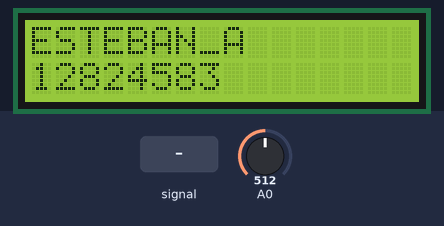
Recording of a sketch running on a simulated Arduino Uno, built with avr-gcc and run on an emulated ATmega328P. Shown: 16×2 character LCD. The test bench sets the inputs (shaded band); at power-on: A0 = 512.

Above: at 0.5 s.
1.3 s: A0 set to 0
At 2.1 s:
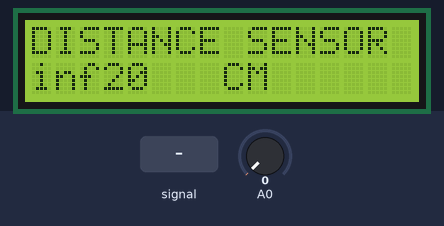
4.3 s: A0 set to 792
7.3 s: A0 set to 818
At 8.6 s:
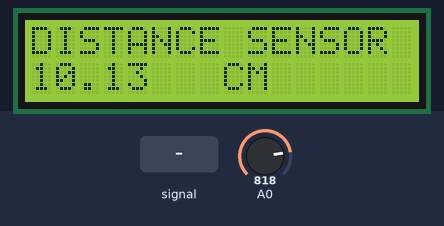
9.2 s: A0 set to 790
At 12.0 s:
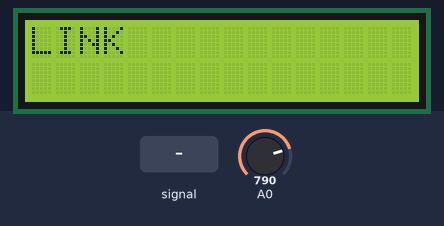
12.2 s: A0 fed a 200 Hz sine of ±81 counts around its level
At 13.46 s:
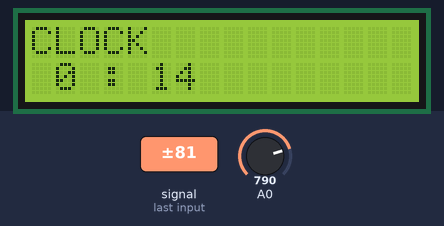
15.0 s: A0 set to 716
At 18.8 s:
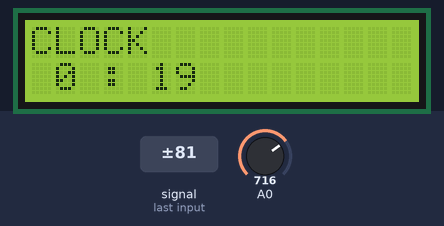
Timing chart, 0 to 19.0 s (numbered marks = the images above; inputs shaded):
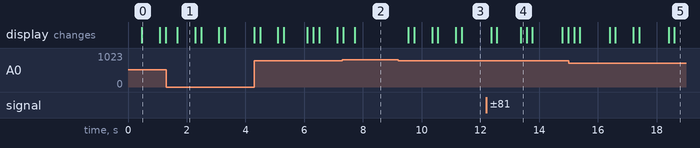

Measured:
- the behaviour switches between 799 and 800 on A0 (found by bisection; images 1 and 2)
- after the input at 1.3 s, the display: changes after 0.38 s (image 1)
- after the input at 9.2 s, the display: first changes after 0.35 s (image 3 shows a later state)
- what the display in image 0 shows lasts 0.6 s, from 0.5 s to 1.1 s

The sketch:

assigment_v10.ino
```cpp
#include <LiquidCrystal.h>
LiquidCrystal lcd(8, 9, 4, 5, 6, 7);

#define btnRIGHT  0
#define btnUP     1
#define btnDOWN   2
#define btnLEFT   3
#define btnSELECT 4
#define btnNONE   5
#define IR 1
 double sensor, inches, cm ;

int LCD_mode = 0;
int lcd_key=0;
int adc_key_in  = 0;
long lastDebounceTime = 0;  // the last time the output pin was toggled
long debounceDelay = 0.1;    // the debounce time
volatile unsigned int  seconds;
volatile unsigned int minutes;


void setup() {
  // put your setup code here, to run once:
 lcd.begin(16, 2);              // start the library
ADMUX |=(1<<REFS0);
 ADMUX &=~(1<<REFS1);
 ADMUX &=~(1<<ADLAR);
ADCSRA |=(1<<ADEN)|  (1<<ADSC)|(1<<ADPS2)|(1<<ADPS1)|(1<<ADPS0);
ADCSRA |=(1<<ADIE);

//timer 1 setup
  cli();          // disable global interrupts
  TCCR1A = 0;     // set entire TCCR1A register to 0
  TCCR1B = 0;     // same for TCCR1B
 OCR1A = 15624;
  // turn on CTC mode:
  TCCR1B |= (1 << WGM12);
  // Set CS10 and CS12 bits for 1024 prescaler:
  TCCR1B |= (1 << CS10);
  TCCR1B |= (1 << CS12);
  // enable timer compare interrupt:
  TIMSK1 |= (1 << OCIE1A);
  sei();          // enable global interrupts

ADCSRA|=(1<<ADSC);
}

void update_clock(){
 seconds++;
 if (seconds==60){
  seconds=0;
  minutes++;
  lcd.clear();
 }

 }


int read_lcd_buttons(){


 //ADCSRA |=(1<<ADSC);      //<---- Start ADC conversion bit
  while(ADCSRA!=ADCSRA &~(1<<ADIF)) //<---- Create a condition that waits for ADC conversion interrupt flag
    ADCSRA &=~(1<<ADIF);

    delay(200);
    return ADC;

}
void distance(){


  while(ADCSRA!=ADCSRA &~(1<<ADIF)) //<---- Create a condition that waits for ADC conversion interrupt flag
  ADCSRA &=~(1<<ADIF);
sensor= ADC;
inches= 4192.936 * pow(sensor,-0.935)-3.937;
cm= 10650.08 *pow(sensor,-0.935)-10;
delay(200);


}


void toggleMode(){
  adc_key_in = read_lcd_buttons();
  if(adc_key_in < 800 || ADMUX==0xC0){ //select key ADC value
    if ((seconds - lastDebounceTime) > debounceDelay) { //d
      if(LCD_mode < 5){
        lcd.clear();
        LCD_mode++;
      }
      else{
        lcd.clear();
       LCD_mode = 0;
      }
      lastDebounceTime = seconds;
    }
}
}

void loop() {
  toggleMode();
  distance();
  lcd.setCursor(0,0);


if (ADMUX==0xC1){
  distance();
}


  switch(LCD_mode){
  case 0:
    {


lcd.setCursor(0,0);
lcd.print("CLOCK");
lcd.setCursor(1,1);
lcd.print (minutes);
lcd.setCursor(3,1);
lcd.print(":");
lcd.setCursor(5,1);
lcd.print(seconds);
    break;
    }

  case 1:
    {
     lcd.setCursor (0,0);
    lcd.print("ESTEBAN_A");
    lcd.setCursor(0,1);
    lcd.print("12824583");
    break;
    }

  case 2:
    {
    lcd.print("DISTANCE SENSOR");
    lcd.setCursor(8,1);
    lcd.print("CM");
    lcd.setCursor(0,1);
    lcd.print(cm);

    break;
    }

  case 3:
    {
    lcd.print("CONTINUOUS");
    break;
    }

  case 4:
    {
    lcd.print("STEP");
    break;
    }

  case 5:
    {
    lcd.print("LINK");
    break;
    }
 }
}

ISR(TIMER1_COMPA_vect){
  update_clock();


}
ISR(ADC_vect){
//uint16_t result =ADC;

switch(ADMUX){

case 0xC0:


toggleMode();

 ADMUX  |=(1<<MUX0);    //<----Set Multiplexor Value to pin A0
 ADMUX  &=~(1<<MUX1);
 ADMUX  &=~(1<<MUX2);
 ADMUX  &=~(1<<MUX3);
break;


case 0xC1 :


distance();
ADMUX  &=~(1<<MUX0);    //<----Set Multiplexor Value to pin A0
 ADMUX  &=~(1<<MUX1);
 ADMUX  &=~(1<<MUX2);
ADMUX  &=~(1<<MUX3);
break;

default:


break;


}


ADCSRA|= (1<<ADSC);

}
```
